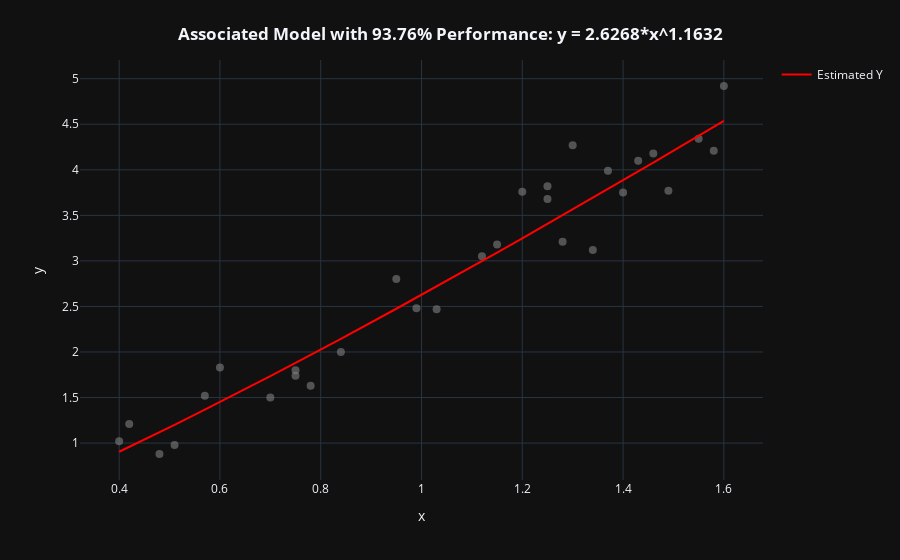

Notebook cell for this chart:
### Code cell
models[i]['model_graph']

### Figure 1 — Plotly figure (JSON) as saved in the notebook; plotly's stock layout.template omitted (floating-point values rounded to 4 significant figures)
{"data": [{"hovertemplate": "x: %{x}<br>y: %{y}", "legendgroup": "", "marker": {"color": "gray", "coloraxis": "coloraxis", "opacity": 0.6, "size": 8, "symbol": "circle"}, "mode": "markers", "name": "", "orientation": "v", "showlegend": false, "type": "scatter", "x": [0.4, 0.42, 0.48, 0.51, 0.57, 0.6, 0.7, 0.75, 0.75, 0.78, 0.84, 0.95, 0.99, 1.03, 1.12, 1.15, 1.2, 1.25, 1.25, 1.28, 1.3, 1.34, 1.37, 1.4, 1.43, 1.46, 1.49, 1.55, 1.58, 1.6], "xaxis": "x", "y": [1.02, 1.21, 0.88, 0.98, 1.52, 1.83, 1.5, 1.8, 1.74, 1.63, 2, 2.8, 2.48, 2.47, 3.05, 3.18, 3.76, 3.68, 3.82, 3.21, 4.27, 3.12, 3.99, 3.75, 4.1, 4.18, 3.77, 4.34, 4.21, 4.92], "yaxis": "y"}, {"hovertemplate": "x: %{x}<br>y: %{y}", "line": {"color": "red"}, "marker": {"color": "gray", "opacity": 0.6, "size": 8}, "mode": "lines", "name": "Estimated Y", "type": "scatter", "x": [0.4, 0.42, 0.48, 0.51, 0.57, 0.6, 0.7, 0.75, 0.75, 0.78, 0.84, 0.95, 0.99, 1.03, 1.12, 1.15, 1.2, 1.25, 1.25, 1.28, 1.3, 1.34, 1.37, 1.4, 1.43, 1.46, 1.49, 1.55, 1.58, 1.6], "y": [0.9047, 0.9576, 1.118, 1.2, 1.366, 1.45, 1.735, 1.88, 1.88, 1.967, 2.145, 2.475, 2.596, 2.719, 2.997, 3.09, 3.247, 3.405, 3.405, 3.501, 3.564, 3.692, 3.788, 3.885, 3.982, 4.079, 4.177, 4.373, 4.472, 4.538]}], "layout": {"coloraxis": {"colorbar": {"title": {"text": "y"}}, "colorscale": [[0, "#0d0887"], [0.1111, "#46039f"], [0.2222, "#7201a8"], [0.3333, "#9c179e"], [0.4444, "#bd3786"], [0.5556, "#d8576b"], [0.6667, "#ed7953"], [0.7778, "#fb9f3a"], [0.8889, "#fdca26"], [1, "#f0f921"]]}, "legend": {"tracegroupgap": 0}, "margin": {"t": 60}, "title": {"text": "<b>Associated Model with 93.76% Performance: y = 2.6268*x^1.1632</b>", "x": 0.5, "xanchor": "center", "y": 0.95, "yanchor": "top"}, "xaxis": {"anchor": "y", "domain": [0, 1], "title": {"text": "x"}}, "yaxis": {"anchor": "x", "domain": [0, 1], "title": {"text": "y"}}}}
